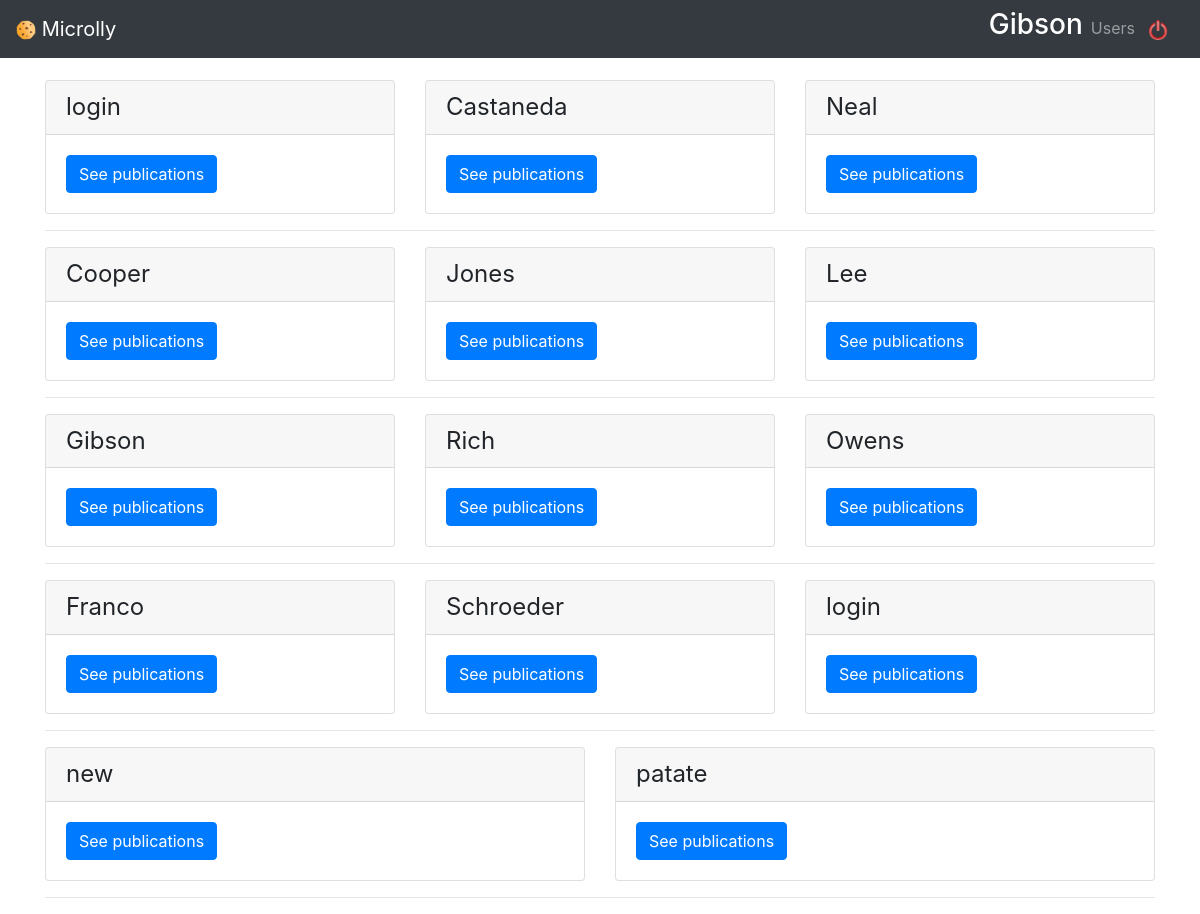
The app's page /users/list (signed in), older data.
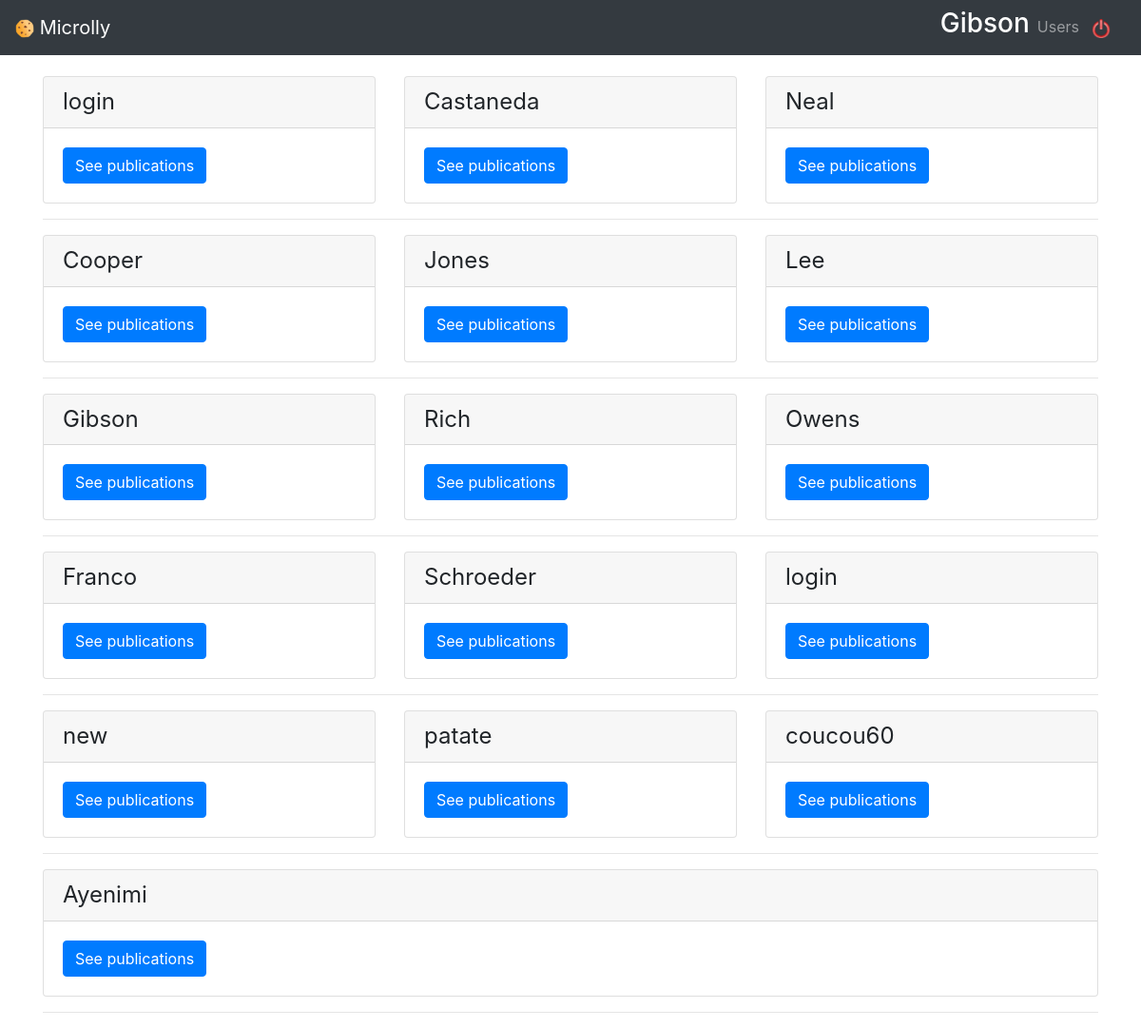
The same page, newer data.
### models.py (models this page shows)
class BaseModel(Model):
    class Meta:
        database = database

class User(BaseModel,UserMixin):
    username = CharField(max_length=20)
    password = CharField()
    first_name = CharField(max_length=20)
    last_name = CharField(max_length=20)
    email = CharField(max_length=20)
    created_at = DateTimeField(default=datetime.datetime.now)

### app.py (the view)
@app.route('/users/list')
def liste_users():
    users=User.select()
    return render_template('users/list.html', users=users)

### templates/users/list.html (shortened to what this page needs)
{% extends 'base.html' %}
{% block body %}
{% for sub_pub in users | batch(3, None) %}
<div class="card-deck">
    {% for user in sub_pub %}
    <div class="card">
        <div class="card-header">
            <h4 class="my-0 font-weight-normal">{{ user.username }}</h4>
        </div>
        <div class="card-body">
            <a href="{{ url_for('publication', username=user.username) }}" class="btn btn-primary"> See publications </a>
        </div>
    </div>
    {% endfor %}
</div>
<hr />
{% endfor %}
{% endblock %}

### templates/base.html (shortened to what this page needs)
<!DOCTYPE html>
<html>
<head>
    <link rel="stylesheet" href="https://stackpath.bootstrapcdn.com/bootstrap/4.3.1/css/bootstrap.min.css"
>
    <link rel="stylesheet" type="text/css" href="{{ url_for('static', filename='css/microlly.css') }}">
</head>
<body>
    <nav class="navbar navbar-expand-md navbar-dark bg-dark fixed-top">
        <a class="navbar-brand" href="{{ url_for('publication') }}">
            <img width="20px" height="20px" src="{{ url_for('static', filename='img/cookie.png') }}" />
            Microlly
        </a>
        <div class="navbar-collapse collapse w-100 order-3 dual-collapse2" id="navbarsExampleDefault">
            <ul class="navbar-nav ml-auto">
                {% if session['id'] %}
                <li>
                    <h3 style="color:white">{{ session['username'] }}</h3>
                </li>
                <li class="nav-item">
                    <a class="nav-link" href="{{ url_for('liste_users') }}">Users</a>
                </li>
                {% endif %}
                {% if session['id'] %}
                    <li>
                        <a class="navbar-brand delete" href="{{ url_for('logout') }}" style="margin-left: 5px"><img width="20px" height="20px" src="{{ url_for('static', filename='img/deconnexion.png') }}"/></a>
                    </li>
                {% endif %}
            </ul>
        </div>
    </nav>
    <main role="main" class="container ">
        {% block body %}{% endblock %}
    </main>
</body>
</html>

Row changes from the older to the newer data that the page shows:
added User: username "coucou60"
added User: username "Ayenimi"
